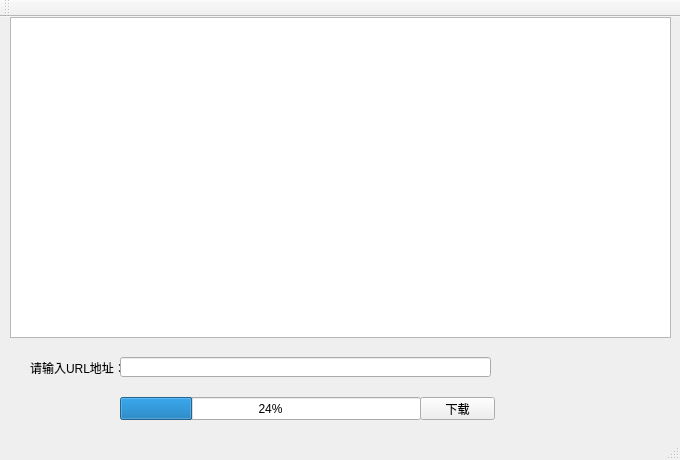
<?xml version="1.0" encoding="UTF-8"?>
<ui version="4.0">
 <class>MainWindow</class>
 <widget class="QMainWindow" name="MainWindow">
  <property name="geometry">
   <rect>
    <x>0</x>
    <y>0</y>
    <width>680</width>
    <height>460</height>
   </rect>
  </property>
  <property name="windowTitle">
   <string>MainWindow</string>
  </property>
  <widget class="QWidget" name="centralWidget">
   <widget class="QTextBrowser" name="textBrowser">
    <property name="geometry">
     <rect>
      <x>10</x>
      <y>0</y>
      <width>661</width>
      <height>321</height>
     </rect>
    </property>
   </widget>
   <widget class="QLabel" name="label">
    <property name="geometry">
     <rect>
      <x>30</x>
      <y>340</y>
      <width>91</width>
      <height>21</height>
     </rect>
    </property>
    <property name="text">
     <string>请输入URL地址：</string>
    </property>
   </widget>
   <widget class="QLineEdit" name="lineEdit">
    <property name="geometry">
     <rect>
      <x>120</x>
      <y>340</y>
      <width>371</width>
      <height>20</height>
     </rect>
    </property>
   </widget>
   <widget class="QProgressBar" name="progressBar">
    <property name="geometry">
     <rect>
      <x>120</x>
      <y>380</y>
      <width>301</width>
      <height>23</height>
     </rect>
    </property>
    <property name="value">
     <number>24</number>
    </property>
   </widget>
   <widget class="QPushButton" name="pushButton">
    <property name="geometry">
     <rect>
      <x>420</x>
      <y>380</y>
      <width>75</width>
      <height>23</height>
     </rect>
    </property>
    <property name="text">
     <string>下载</string>
    </property>
   </widget>
  </widget>
  <widget class="QMenuBar" name="menuBar">
   <property name="geometry">
    <rect>
     <x>0</x>
     <y>0</y>
     <width>680</width>
     <height>19</height>
    </rect>
   </property>
  </widget>
  <widget class="QToolBar" name="mainToolBar">
   <attribute name="toolBarArea">
    <enum>TopToolBarArea</enum>
   </attribute>
   <attribute name="toolBarBreak">
    <bool>false</bool>
   </attribute>
  </widget>
  <widget class="QStatusBar" name="statusBar"/>
 </widget>
 <layoutdefault spacing="6" margin="11"/>
 <resources/>
 <connections/>
</ui>
